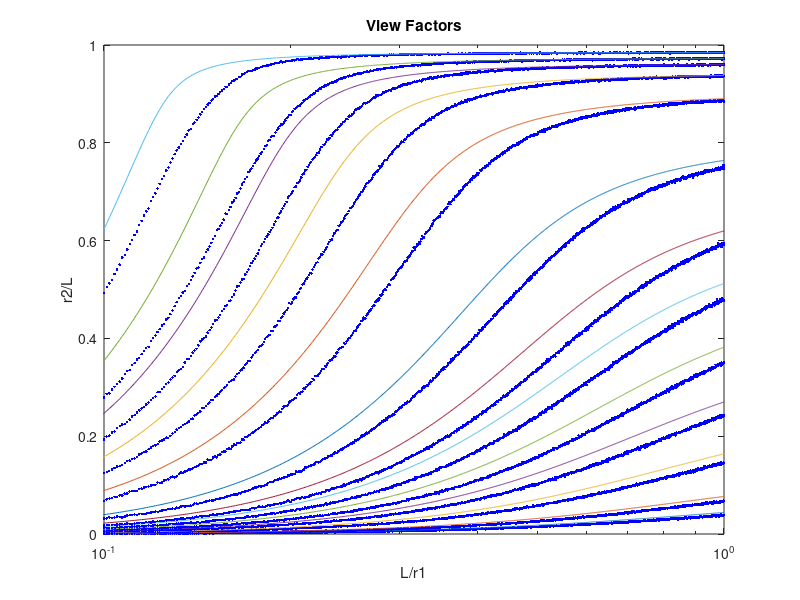
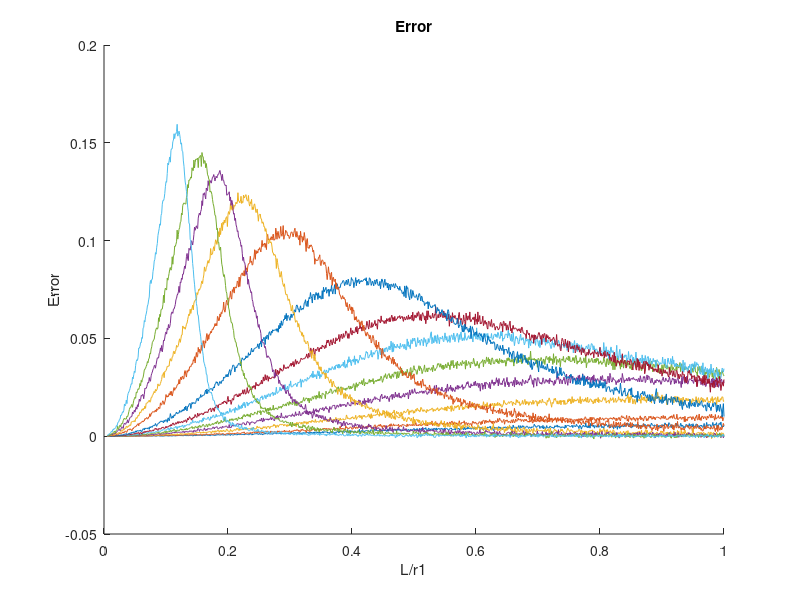

Here is the MATLAB script that generated these plots, in order: (Note: this script raises an error after producing the figures.)
%reads the data from simulation
CL = load('Cylindrical_Results_Detailed')
r2_L = CL.r2_L;
rangeL_r1 = CL.rangeL_r1;
h = figure('units','normalized','Name','View Factors','Position',[0.11201 0.2513 0.40996 0.54688]);
for i = 1:length(r2_L)
semilogx(CL.rangeL_r1,CL.CORE{1,i},'b.')
hold on
semilogx(CL.rangeL_r1,CL.CORE{2,i})
end
xlim([0.1,rangeL_r1(length(rangeL_r1))]);
xlabel('L/r1')
ylabel('r2/L')
title('View Factors')
f = figure('units','pixels','Name','Error','position',[724 194 560 420]);
hold on
for i = 1:length(r2_L)    
    C = CL.CORE{2,i}-CL.CORE{1,i};
    Err(i,:) = [max(C),rangeL_r1(find(C == max(C))),r2_L(i)];
    plot(CL.rangeL_r1,C);
end
xlabel('L/r1')
ylabel('Error')
title('Error')
e1 = figure();
Q(:,1) = Err(:,1);
Q(:,2) = Err(:,3)./Err(:,2);
f2 = fit(Q(:,1),Q(:,2),'exp1')
f1 = @(x)((log(x)-log(f2.a))/f2.b);
range = [0:0.001:70];
F = [range',f1(range)'];
plot(F(:,1),F(:,2)*100);
hold on
plot(Q(:,2),Q(:,1)*100,'r.');
hold off
xlabel('r2/r1')
ylabel('%Error')
title('Error')